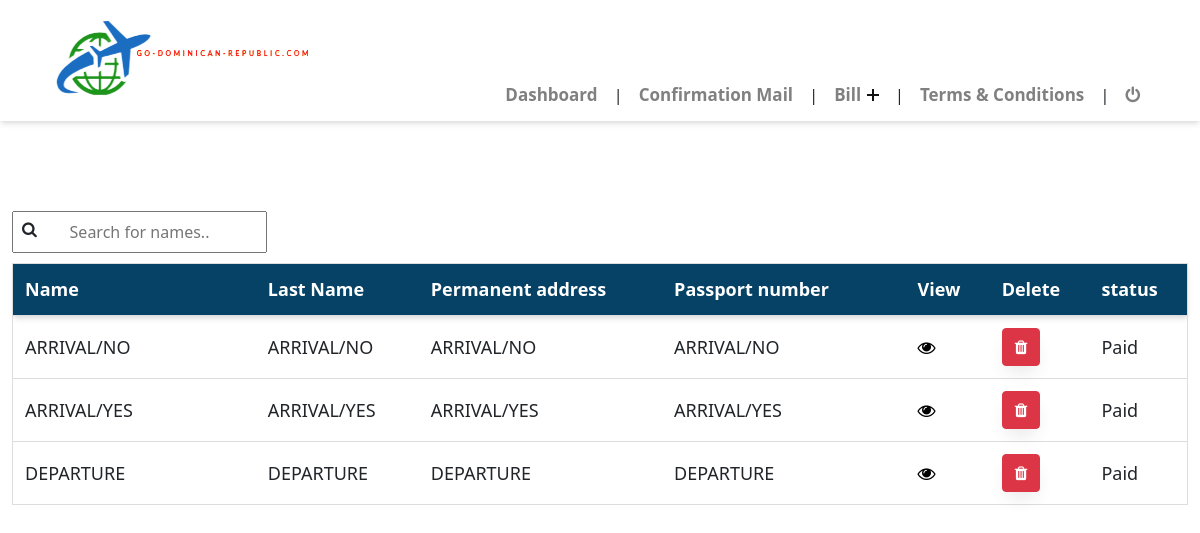
/dashboard.php, run on an earlier commit of the app's database.
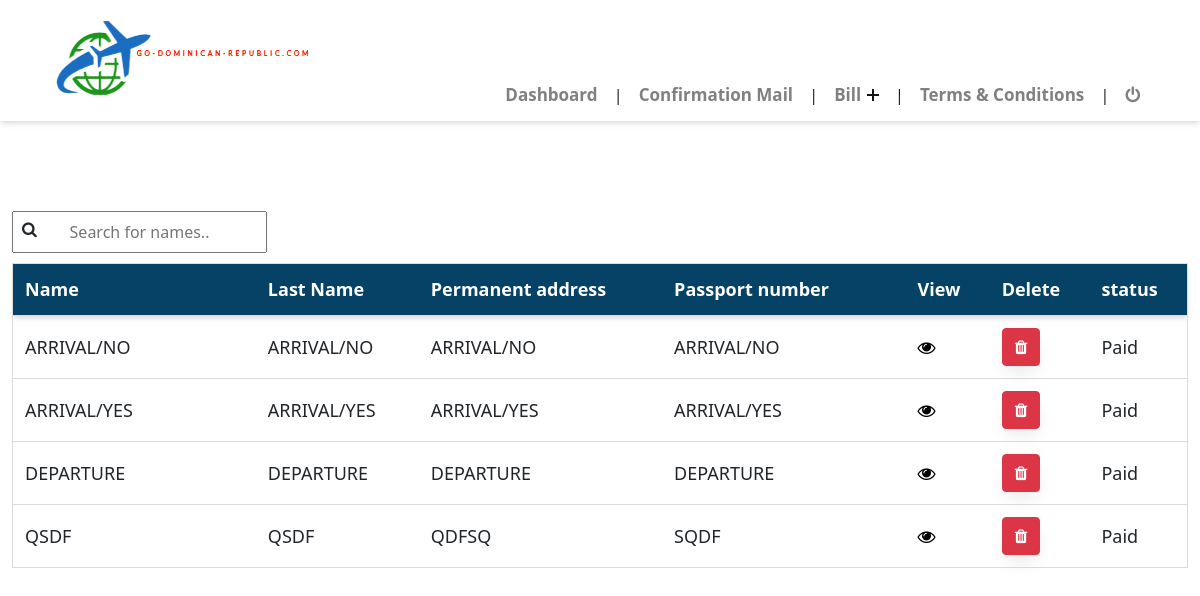
And on a later commit of the database.
### tables this page shows
CREATE TABLE IF NOT EXISTS `passager` (
  `id` int(11) NOT NULL AUTO_INCREMENT,
  `noms` varchar(255) DEFAULT NULL,
  `nom_famille` varchar(255) DEFAULT NULL,
  `date_naissance` varchar(255) DEFAULT NULL,
  `genre` varchar(255) DEFAULT NULL,
  `pays_naissance` varchar(255) DEFAULT NULL,
  `pays_nationnalite` varchar(255) DEFAULT NULL,
  `numero_passport` varchar(255) DEFAULT NULL,
  `accept_sejour_hotel` varchar(255) DEFAULT NULL,
  `email` varchar(255) DEFAULT NULL,
  `numero` varchar(255) DEFAULT NULL,
  `stay_hotel` varchar(255) DEFAULT NULL,
  `province` varchar(255) DEFAULT NULL,
  `municipality` varchar(255) DEFAULT NULL,
  `section` varchar(255) DEFAULT NULL,
  `hotel_name` varchar(255) DEFAULT NULL,
  `travel_purpose` varchar(255) DEFAULT NULL,
  `days_staying` varchar(255) DEFAULT NULL,
  `origin_port` varchar(255) DEFAULT NULL,
  `disembarkation_port` varchar(255) DEFAULT NULL,
  `transportation_company` varchar(255) DEFAULT NULL,
  `flight_number` varchar(255) DEFAULT NULL,
  `name_board_port` varchar(255) DEFAULT NULL,
  `flight_date` varchar(255) DEFAULT NULL,
  `accept_condition_generale` varchar(255) DEFAULT NULL,
  `demande_immediat` varchar(255) DEFAULT NULL,
  `profession_id` int(10) UNSIGNED DEFAULT NULL,
  `civilite_id` int(11) DEFAULT NULL,
  `information_adresse_id` int(11) DEFAULT NULL,
  `flight_number_yes` varchar(255) DEFAULT NULL,
  `flight_date_yes` varchar(255) DEFAULT NULL,
  `boarding_port_yes` varchar(255) DEFAULT NULL,
  `flight_number_yes_2` varchar(255) DEFAULT NULL,
  `flight_date_yes_2` varchar(255) DEFAULT NULL,
  `disembarkation_port_yes` varchar(255) DEFAULT NULL,
  `transportation_company_yes` varchar(255) DEFAULT NULL,
  `travel_purpose_yes` varchar(255) DEFAULT NULL,
  `days_staying_yes` varchar(255) DEFAULT NULL,
  `boarding_port_departure` varchar(255) DEFAULT NULL,
  `flight_number_departure` varchar(255) DEFAULT NULL,
  `flight_date_departure` varchar(255) DEFAULT NULL,
  `disemarkation_port_departure` varchar(255) DEFAULT NULL,
  `transportation_company_departure` varchar(255) DEFAULT NULL,
  `travel_purpose_departure` varchar(255) DEFAULT NULL,
  `days_staying_departure` varchar(255) DEFAULT NULL,
  PRIMARY KEY (`id`),
  UNIQUE KEY `id_UNIQUE` (`id`),
  KEY `fk_passager_profession1_idx` (`profession_id`),
  KEY `fk_passager_civilite1_idx` (`civilite_id`),
  KEY `fk_passager_information_adresse1_idx` (`information_adresse_id`)
);

CREATE TABLE IF NOT EXISTS `information_adresse` (
  `id` int(11) NOT NULL AUTO_INCREMENT,
  `adresse_permanent` varchar(255) NOT NULL,
  `ville` varchar(255) NOT NULL,
  `etat` varchar(255) NOT NULL,
  `code_postal` varchar(255) NOT NULL,
  `type_voyage` varchar(255) DEFAULT NULL,
  `is_arret_frequent` varchar(255) NOT NULL,
  PRIMARY KEY (`id`),
  UNIQUE KEY `id_UNIQUE` (`id`)
);

### dashboard.php (the view, shortened to what this page needs)
<!DOCTYPE html>
<html lang="en">
<head>
  <link rel="stylesheet" type="text/css" href="assets/css/table.css">
  <link rel="stylesheet" type="text/css" href="assets/css/style.css">
  <link rel="stylesheet" href="assets/css/button_style.css">
  <link rel="stylesheet" type="text/css" href="assets/bootstrap5/css/bootstrap.css">
  <link rel="stylesheet" type="text/css" href="assets/bootstrap5/css/bootstrap.min.css">
  <link rel="stylesheet" href="assets/css/ionicons.min.css">
  <link rel="stylesheet" type="text/css" href="assets/fonticons/css/font-awesome.css">
  <link rel="stylesheet" type="text/css" href="assets/fonticons/css/font-awesome.min.css">
</head>
<body>
    <?php
    include("dashboard_navbar.php");
    ?>
  <section class="section_top">
    <div class="container-fluid">
      <div class="row">
        <div class="col-md-12">
          <div class="input-icons">
            <i class="fa fa-search icon"></i>
            <input type="text" class="input-field" id="myInput" onkeyup="myFunction()" placeholder="Search for names.." title="Type in a name">
          </div>
          <?php
            $servername = "localhost";
            $username = "root";
            $password = "";
            $dbname = "dominican_republic";
            $conn = new mysqli($servername, $username, $password, $dbname);
            $sql = "SELECT passager.id,passager.noms, passager.nom_famille, passager.information_adresse_id, information_adresse.adresse_permanent, passager.numero_passport FROM passager LEFT JOIN information_adresse ON passager.information_adresse_id = information_adresse.id";
            $result = $conn->query($sql);
            if ($result->num_rows > 0) {
          ?>
          <table id="myTable">
            <tr class="header">
              <th style="width:16%;">Name</th>
              <th style="width:9%;">Last Name</th>
              <th style="width:16%;">Permanent address</th>
              <th style="width:16%;">Passport number</th>
              <th style="width:5%;">View</th>
              <th style="width:5%;">Delete</th>
              <th style="width:5%;">status</th>
            </tr>
          <?php
                while($row = $result->fetch_assoc()) {
                  ?>
            <tr>
              <td><?php echo $row["noms"];?></td>
              <td><?php echo $row["nom_famille"];?></td>
              <td><?php echo $row["adresse_permanent"];?></td>
              <td><?php echo $row["numero_passport"];?></td>
              <td><a href="traitement/voir.php?id=<?= $row["id"]?>"><i class="fa fa-eye" style="color: black;"></i></a></td>
              <td><a href="traitement/delete.php?id=<?= $row["id"]?>"><button class="btn btn-danger" id="suppAlert"><i class="fa fa-trash" style="color: white;"></i></button></a></td>
              <td>Paid</td>
            </tr>
                  <?php
                    }
            } else {
                echo "0 results";
            }
          ?>
          </table>
        </div>
      </div>
    </div>
  </section>
<link rel="stylesheet" href="sweetalert2.min.css">
</body>
</html>

What changed in the data, as far as the page shows it:
added passager: noms "QSDF", nom_famille "QSDF", information_adresse.adresse_permanent "QDFSQ", numero_passport "SQDF"
